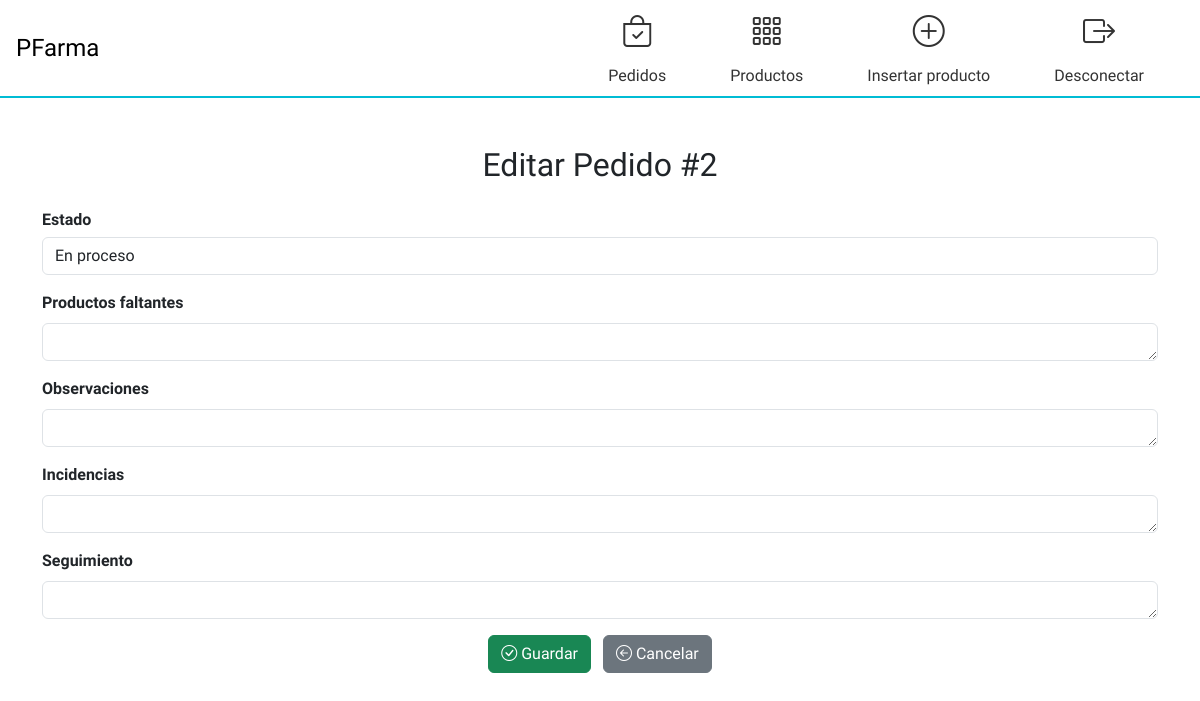
The app's page /index.php?controlador=pedidos&action=editar&IDPedido=2 (signed in), older data.
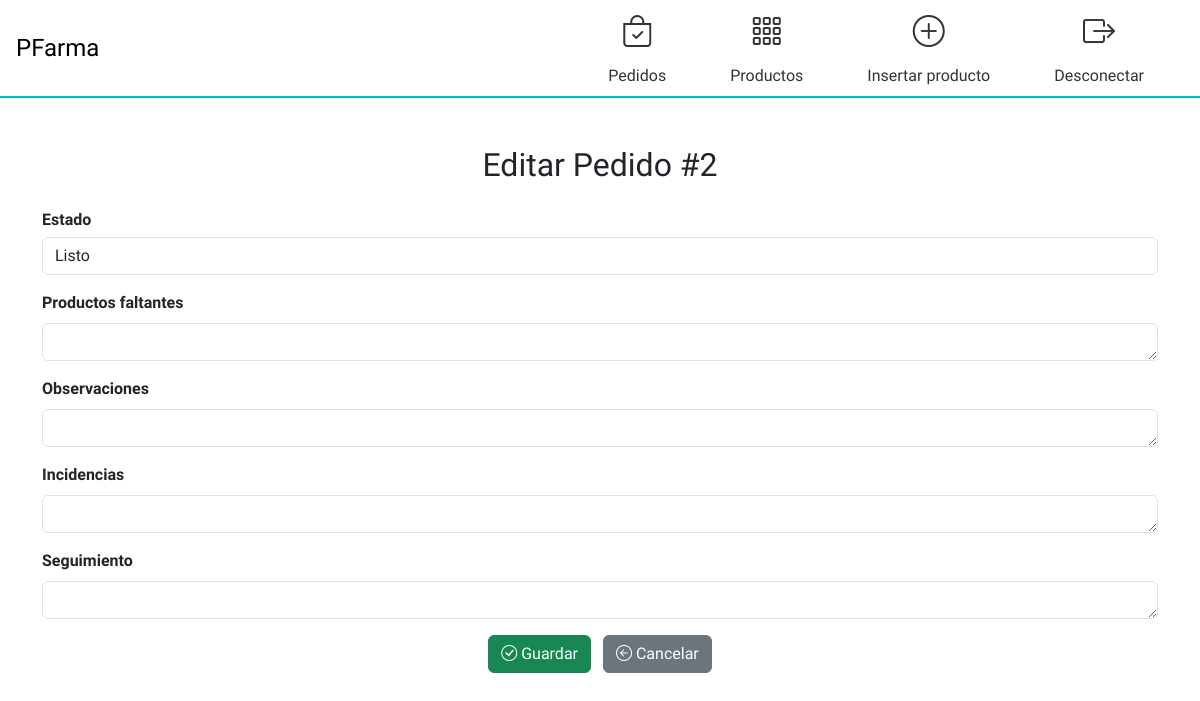
The same page, newer data.
### tables this page shows
CREATE TABLE `pedidos` (
  `IDPedido` int(11) NOT NULL,
  `Estado` varchar(50) NOT NULL,
  `ProductosFaltantes` text DEFAULT NULL,
  `Observaciones` text DEFAULT NULL,
  `Incidencias` text DEFAULT NULL,
  `Seguimiento` text DEFAULT NULL
);

### controller/pedidos_controller.php (called while the page is built, shortened)
<?php
function editar() {
    require_once("model/pedidos_model.php");
    $modelo = new Pedidos_model();
    $IDPedido = $_GET['IDPedido'] ?? null;
    $pedido = $modelo->get_pedido($IDPedido);
    require_once("view/pedido_form_view.php");
}

### model/conectar.php (called while the page is built, shortened)
<?php
class Conectar
{
    public static function conexion()
    {
        try {
            $conexion = new mysqli("127.0.0.1", "root", "", "proyectofarma");
            $conexion->set_charset("utf8");
            return $conexion;
        } catch (Exception $e) {
            die("Error de conexión: " . $e->getMessage());
        }
    }
}
?>

### model/pedidos_model.php (called while the page is built, shortened)
<?php
class Pedidos_model
{
    private $db;
    public function __construct()
    {
        require_once("model/conectar.php");
        $this->db = Conectar::conexion();
    }
    public function get_pedido($IDPedido)
    {
        $sql = "SELECT * FROM pedidos WHERE IDPedido = ?";
        $stmt = $this->db->prepare($sql);
        $stmt->bind_param("i", $IDPedido);
        $stmt->execute();
        $resultado = $stmt->get_result();
        return $resultado->fetch_assoc();
    }
}
?>

### view/pedido_form_view.php (the view, shortened to what this page needs)
<?php
require_once("menu.php");
$esEdicion = isset($pedido);
$action = $esEdicion ? "editar&IDPedido={$pedido['IDPedido']}" : "insertar";
$titulo = $esEdicion ? "Editar Pedido #{$pedido['IDPedido']}" : "Nuevo Pedido";
?>
<div class="container mt-5">
    <h2 class="text-center mb-4"><?= $titulo ?></h2>
    <form method="post" action="index.php?controlador=pedidos&action=<?= $action ?>">
        <div class="mb-3">
            <label for="Estado">Estado</label>
<select name="Estado" id="Estado" class="form-control" required>
    <option value="En proceso" <?= (isset($pedido['Estado']) && $pedido['Estado'] === 'En proceso') ? 'selected' : '' ?>>En proceso</option>
    <option value="Listo" <?= (isset($pedido['Estado']) && $pedido['Estado'] === 'Listo') ? 'selected' : '' ?>>Listo</option>
</select>
        </div>
        <div class="mb-3">
            <label for="ProductosFaltantes" class="form-label">Productos faltantes</label>
            <textarea class="form-control" id="ProductosFaltantes" name="ProductosFaltantes" rows="1"><?= $pedido['ProductosFaltantes'] ?? '' ?></textarea>
        </div>
        <div class="mb-3">
            <label for="Observaciones" class="form-label">Observaciones</label>
            <textarea class="form-control" id="Observaciones" name="Observaciones" rows="1"><?= $pedido['Observaciones'] ?? '' ?></textarea>
        </div>
        <div class="mb-3">
            <label for="Incidencias" class="form-label">Incidencias</label>
            <textarea class="form-control" id="Incidencias" name="Incidencias" rows="1"><?= $pedido['Incidencias'] ?? '' ?></textarea>
        </div>
        <div class="mb-3">
            <label for="Seguimiento" class="form-label">Seguimiento</label>
            <textarea class="form-control" id="Seguimiento" name="Seguimiento" rows="1"><?= $pedido['Seguimiento'] ?? '' ?></textarea>
        </div>
        <div class="text-center">
            <button type="submit" class="btn btn-success">
                <i class="bi bi-check-circle"></i> Guardar
            </button>
            <a href="index.php?controlador=pedidos&action=home" class="btn btn-secondary ms-2">
                <i class="bi bi-arrow-left-circle"></i> Cancelar
            </a>
        </div>
    </form>
</div>

Row changes from the older to the newer data that the page shows:
changed pedidos "Editar Pedido #2": Estado (not shown) → "Listo"
Text that changed along with them:
form field Estado: "En proceso" → (not shown)
